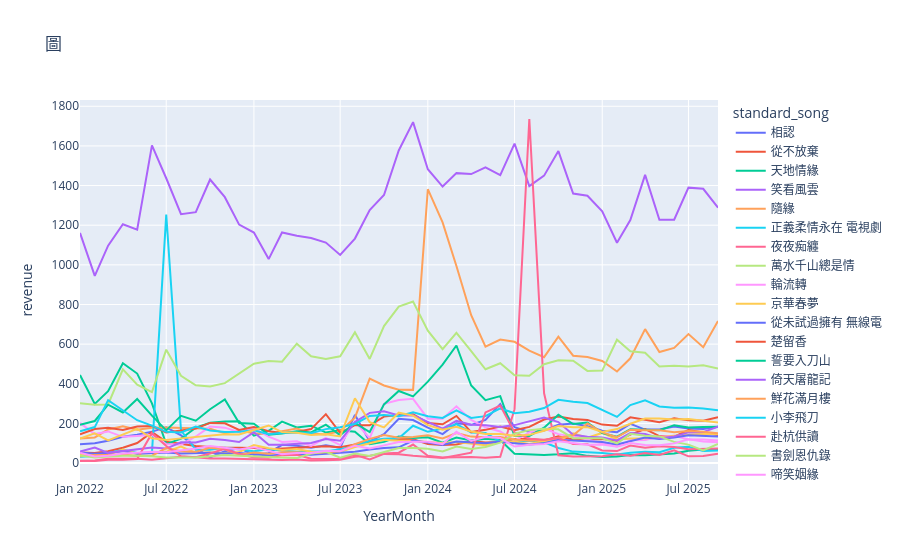

The cell this chart's notebook holds for it:
### Code cell
import plotly.express as px
import nbformat

fig = px.line(monthly_revenue_top_song, x="YearMonth", y="revenue", color="standard_song", title="圖")
fig.show()
